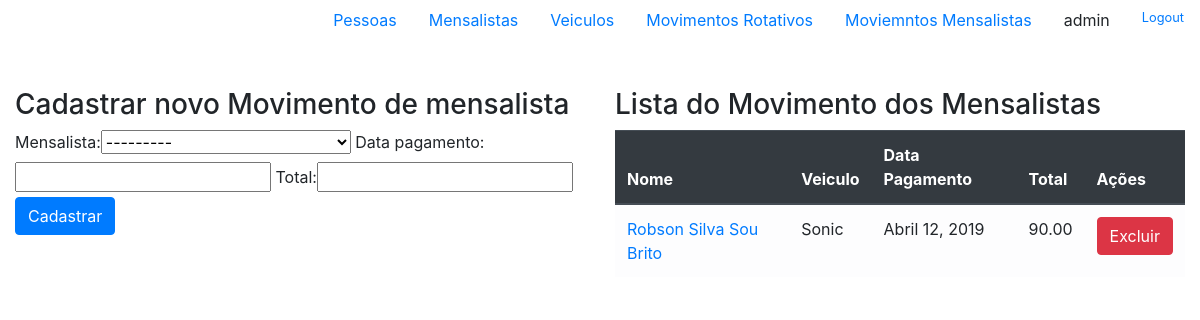
Screenshot of /sistema/mov-mensalistas/ (signed in) with the database file from the repository.
### core/models.py (models this page shows, shortened)
class MovMensalista(models.Model):
    mensalista = models.ForeignKey(Mensalista, on_delete=models.CASCADE)
    data_pagamento = models.DateField()
    total = models.DecimalField(max_digits=6, decimal_places=2)

class Mensalista(models.Model):
    veiculo = models.ForeignKey(Veiculo, on_delete=models.CASCADE)
    inicio = models.DateField()
    valor_mes = models.DecimalField(max_digits=6, decimal_places=2)
    def __str__(self):
        return str(self.veiculo) + ' - ' + datetime.strftime(self.inicio, '%d/%m/%Y')

class Veiculo(models.Model):
    proprietario = models.ForeignKey(Pessoa, on_delete=models.CASCADE)
    marca = models.ForeignKey(Marca, on_delete=models.CASCADE)
    modelo = models.CharField(max_length=60)
    placa = models.CharField(max_length=8)
    cor = models.CharField(max_length=20)
    observacoes = models.TextField('Observações', null=True, blank=True)
    def __str__(self):
        return self.modelo + ' '+ self.placa

class Pessoa(models.Model):
    nome = models.CharField(max_length=60)
    telefone = models.CharField(max_length=20)
    endereco = models.CharField(max_length=200)

### core/views.py (the view)
# urls.py: path('mov-mensalistas/', views.lista_movmensalistas, name='lista_movmensalistas'),
@login_required
def lista_movmensalistas(request):
    mov_menslistas = models.MovMensalista.objects.all()
    form = forms.MovMensalistaForm()
    context_data = {'mov_mensalistas':mov_menslistas, 'form': form}
    return render(request, 'core/lista-movmensalistas.html', context_data)

### core/forms.py
class MovMensalistaForm(forms.ModelForm):
    class Meta:
        fields = ('__all__')
        model = models.MovMensalista

### core/templates/core/lista-movmensalistas.html (shortened to what this page needs)
{% extends 'base.html' %}
{% load bootstrap %}
{% block main %}
<div class="row">
    <div class="col-md-6">
            <h3>Cadastrar novo Movimento de mensalista</h3>
        <form action="{% url 'core:movmensalista_novo' %}" method="post">
            {{form | bootstrap}}
            <input type="submit" class="btn btn-primary" value="Cadastrar">
        </form>
    </div>
    <div class="col-md-6">
        <h3>Lista do Movimento dos Mensalistas</h3>
        <table class="table table-light table-hover">
            <thead class="thead-dark">
                <tr>
                    <th>Nome</th>
                    <th>Veiculo</th>
                    <th>Data Pagamento</th>
                    <th>Total</th>
                    <th>Ações</th>
                </tr>
            </thead>
            <tbody>
                {% for mov_mensalista in mov_mensalistas %}
                <tr>
                    <td>
                        <a href="{% url 'core:movmensalista_update' mov_mensalista.id %}">{{ mov_mensalista.mensalista.veiculo.proprietario.nome }}</a>
                    </td>
                    <td>{{ mov_mensalista.mensalista.veiculo.modelo}}</td>
                    <td>{{ mov_mensalista.data_pagamento}}</td>
                    <td>{{ mov_mensalista.total}}</td>
                    <td>
                        <div class="btn-group">
                            <a href="{% url 'core:movmensalista_delete' mov_mensalista.id %} " class="btn btn-danger pull-right">Excluir</a></td>
                        </div>
                {% endfor %}
    </div>
</div>
{% endblock main %}

### templates/base.html (shortened to what this page needs)
{% load static %}
<!DOCTYPE html>
<html lang="pt-br">
<head>
    <link rel="stylesheet" href="{% static 'bootstrap/css/bootstrap.min.css' %}">
    <link rel="stylesheet" href="{% static 'css/style.css' %}">
</head>
<body>
    {% if user.is_authenticated %}
        <nav class="nav justify-content-end">
            <li class="nav-item active">
                <a class="nav-link" href="{% url 'core:lista_pessoas' %}">Pessoas</a>
            </li>
            <li class="nav-item">
                    <a class="nav-link active" href="{% url 'core:lista_mensalistas' %}">Mensalistas</a>
            </li>
            <li class="nav-item">
                <a class="nav-link" href="{% url 'core:lista_veiculos' %}">Veiculos</a>
            </li>
            <li class="nav-item">
                <a class="nav-link" href="{% url 'core:lista_movrotativos' %}">Movimentos Rotativos</a>
            </li>
            <li class="nav-item">
                <a class="nav-link" href="{% url 'core:lista_movmensalistas' %}">Moviemntos Mensalistas</a>
            </li>
            {% if user.is_authenticated %}
            <a class="nav-link">{{user}}</a>
            <small><a class="nav-link" href="{% url 'logout' %}">Logout</a></small>
            {% else %}
            <a class="nav-link" href="/admin/login/?next=/sistema/pessoas/">Login</a>
            {% endif %}
        </nav>
        <br><br>
    {% endif %}
    <div class="container-fluid">
        {% block main %}
        {% endblock %}
</body>
</html>

### static/css/style.css (style rules this page uses)
.pull-right { float: right; }

### rows the page displays
MovMensalista: mensalista.veiculo.proprietario.nome "Robson Silva Sou Brito", mensalista.veiculo.modelo "Sonic", data_pagamento "Abril 12, 2019", total "90.00"

### other values shown
{{ user }} "admin"
